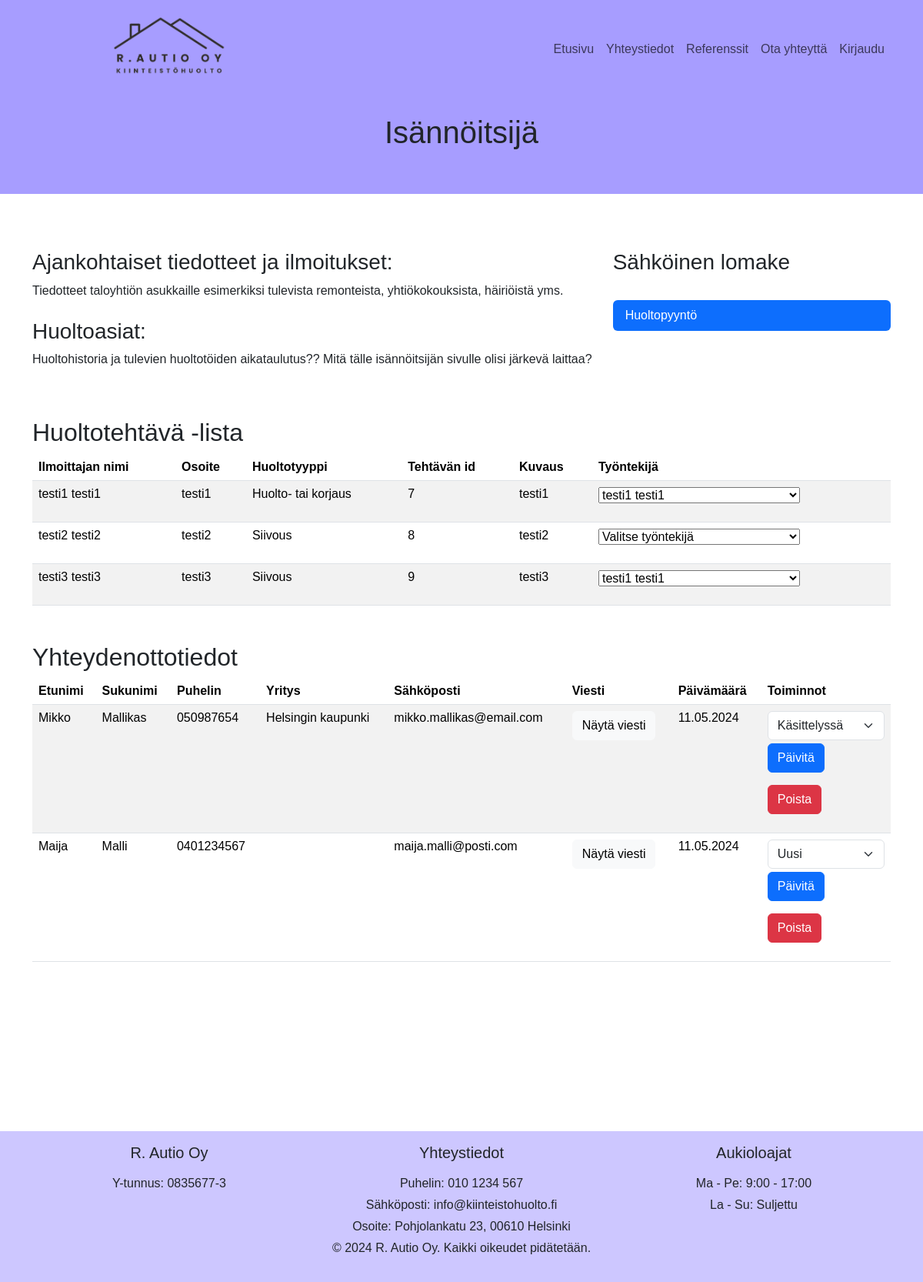
/isannoitsija.php, run on the app's committed database.
### tables this page shows
CREATE TABLE `tehtavataulu` (
  `id` int(11) NOT NULL,
  `osoite` varchar(200) NOT NULL,
  `huoltopyynnontyyppi` int(11) NOT NULL,
  `kuvaus` varchar(1000) NOT NULL,
  `ilmoittajanid` int(11) NOT NULL,
  `etunimi` varchar(11) NOT NULL,
  `sukunimi` varchar(11) NOT NULL,
  `puhelin` varchar(11) NOT NULL,
  `tyontekija_id` int(11) NOT NULL,
  `valmis` tinyint(1) NOT NULL
);

CREATE TABLE `otayhteyttataulu` (
  `id` int(11) NOT NULL,
  `etunimi` varchar(50) NOT NULL,
  `sukunimi` varchar(50) NOT NULL,
  `puhelin` varchar(20) NOT NULL,
  `yritys` varchar(100) NOT NULL,
  `sposti` varchar(100) NOT NULL,
  `viesti` text NOT NULL,
  `luontipvm` datetime DEFAULT current_timestamp(),
  `status` enum('Uusi','Käsittelyssä','Hoidettu') DEFAULT 'Uusi'
);

### Utils/haeTehtavat.php (called while the page is built, shortened)
<?php
function haeTehtavat($yhteys) {
    $results = [];
    $sql = "SELECT t.id AS TehtavaID, t.ilmoittajanid, t.etunimi AS IlmoittajanEtunimi, t.sukunimi AS IlmoittajanSukunimi,
            t.osoite AS Osoite, t.kuvaus AS Kuvaus, t.tyontekija_id, ty.etunimi AS TyontekijanEtunimi, ty.sukunimi AS TyontekijanSukunimi,
            CASE t.huoltopyynnontyyppi
                WHEN 1 THEN 'Huolto- tai korjaus'
                WHEN 2 THEN 'Siivous'
                WHEN 3 THEN 'Ulkoalueiden hoito'
                ELSE 'Tuntematon tyyppi'
            END AS Huoltotyyppi
            FROM tehtavataulu t
            LEFT JOIN tyontekijataulu ty ON t.tyontekija_id = ty.id";
    try {
        $stmt = $yhteys->prepare($sql);
        $stmt->execute();
        $results = $stmt->fetchAll(PDO::FETCH_ASSOC);
    } catch (PDOException $e) {
        die('Tietokantavirhe: ' . $e->getMessage());
    }
    return $results;
}
?>

### Utils/haeTyontekijat.php (called while the page is built, shortened)
<?php
function haeTyontekijat($yhteys) {
    try {
        $tyontekijat = [];
        $sql = "SELECT id, CONCAT(etunimi, ' ', sukunimi) AS nimi FROM tyontekijataulu";
        $stmt = $yhteys->prepare($sql);
        $stmt->execute();
        while ($row = $stmt->fetch(PDO::FETCH_ASSOC)) {
            $tyontekijat[$row['id']] = $row['nimi'];
        }
        return $tyontekijat;
    } catch (PDOException $e) {
        error_log("Virhe työntekijöiden haussa: " . $e->getMessage());
        return [];
    }
}

### isannoitsija.php (the view, shortened to what this page needs)
<?php
require_once 'Utils/connect.php';
require_once 'Utils/haeTehtavat.php';
require_once 'Utils/haeTyontekijat.php';
require_once 'Utils/paivitaTyontekijaTehtavaan.php';
$tyontekijat = haeTyontekijat($yhteys);
$results = haeTehtavat($yhteys);
?>
<?php require_once 'header.php'; ?>
<!DOCTYPE html>
<html lang="fi">
<head>
    <link href="https://cdn.jsdelivr.net/npm/bootstrap@5.3.3/dist/css/bootstrap.min.css" rel="stylesheet">
    <link href="Styles/style.css" rel="stylesheet">
</head>
<body>
    <div class="header p-5 text-dark text-center">
        <h1>Isännöitsijä</h1>
    </div>
    <div class="container mt-5">
        <div class="row g-3">
            <div class="col-sm-8">
                <h3 class="mt-4">Ajankohtaiset tiedotteet ja ilmoitukset:</h3>
                    <p>Tiedotteet taloyhtiön asukkaille esimerkiksi tulevista remonteista, yhtiökokouksista, häiriöistä yms.</p>
                <h3 class="mt-4">Huoltoasiat:</h3>
                    <p>Huoltohistoria ja tulevien huoltotöiden aikataulutus?? Mitä tälle isännöitsijän sivulle olisi järkevä laittaa?</p>
            </div>
            <div class="col-sm-4">
                <h3 class="mt-4">Sähköinen lomake</h3>
                    <br>
                <ul class="nav nav-pills flex-column">
                    <li class="nav-item">
                        <a class="nav-link active" href="vikailmoitus.php">Huoltopyyntö</a>
                    </li>
                </ul>
            </div>
        </div>
    </div>
    <div class="container mt-5">
    <h2>Huoltotehtävä -lista</h2>
    <table class="table table-striped">
        <thead>
            <tr>
                <th>Ilmoittajan nimi</th>
                <th>Osoite</th>
                <th>Huoltotyyppi</th>
                <th>Tehtävän id</th>
                <th>Kuvaus</th>
                <th>Työntekijä</th>
            </tr>
        </thead>
        <tbody>
            <?php foreach ($results as $row): ?>
            <tr>
                <td><?= htmlspecialchars($row['IlmoittajanEtunimi'] . ' ' . $row['IlmoittajanSukunimi']) ?></td>
                <td><?= htmlspecialchars($row['Osoite']) ?></td>
                <td><?= htmlspecialchars($row['Huoltotyyppi']) ?></td>
                <td><?= htmlspecialchars($row['TehtavaID']) ?></td>
                <td><?= htmlspecialchars($row['Kuvaus']) ?></td>
                <td>
                <form action="Utils/paivitaTyontekijaTehtavaan.php" method="post">
                    <select name="tyontekija_id" onchange="this.form.submit()">
                        <option value="">Valitse työntekijä</option>
                        <?php foreach ($tyontekijat as $id => $nimi): ?>
                        <option value="<?= $id ?>" <?= $id == $row['tyontekija_id'] ? 'selected' : '' ?>><?= htmlspecialchars($nimi) ?></option>
                        <?php endforeach; ?>
                    </select>
                </form>
                </td>
            </tr>
            <?php endforeach; ?>
        </tbody>
    </table>
</div>
<?php
    try {
        $stmt = $yhteys->prepare("SELECT *, DATE_FORMAT(luontipvm, '%d.%m.%Y') as formatted_date FROM otayhteyttataulu ORDER BY luontipvm DESC");
        $stmt->execute();
    } catch (PDOException $e) {
        die("SQL-kyselyn suoritus epäonnistui: " . $e->getMessage());
    }
    ?>
<div class="container mt-5">
    <h2>Yhteydenottotiedot</h2>
    <table class="table table-striped">
    <thead>
    <tr>
        <th class="d-none d-xl-table-cell">Etunimi</th>
        <th>Sukunimi</th>
        <th class="d-none d-md-table-cell">Puhelin</th>
        <th class="d-none d-lg-table-cell">Yritys</th>
        <th>Sähköposti</th>
        <th>Viesti</th>
        <th>Päivämäärä</th>
        <th>Toiminnot</th>
    </tr>
</thead>
<tbody>
    <?php
    if ($stmt->rowCount() > 0) {
        while ($row = $stmt->fetch(PDO::FETCH_ASSOC)) {
            echo "<tr>";
            echo "<td class='d-none d-xl-table-cell'>" . htmlspecialchars($row["etunimi"]) . "</td>";
            echo "<td>" . htmlspecialchars($row["sukunimi"]) . "</td>";
            echo "<td class='d-none d-md-table-cell'>" . htmlspecialchars($row["puhelin"]) . "</td>";
            echo "<td class='d-none d-lg-table-cell'>" . htmlspecialchars($row["yritys"]) . "</td>";
            echo "<td>" . htmlspecialchars($row["sposti"]) . "</td>";
            echo "<td>";
            echo "<button class='btn btn-light btn-md' data-bs-toggle='modal' data-bs-target='#viewMessageModal" . $row['id'] . "' data-bs-backdrop='false'>Näytä viesti</button>";
            echo "</td>";
            echo "<td>" . $row["formatted_date"] . "</td>";
            echo "<td>";
            echo "<form method='post' action='Utils/paivita_status.php'>";
            echo "<select class='form-select' name='status'>";
            echo "<option value='Uusi'" . ($row['status'] == 'Uusi' ? ' selected' : '') . ">Uusi</option>";
            echo "<option value='Käsittelyssä'" . ($row['status'] == 'Käsittelyssä' ? ' selected' : '') . ">Käsittelyssä</option>";
            echo "</select>";
            echo "<button type='submit' class='btn btn-primary mt-1'>Päivitä</button>";
            echo "</form>";
            echo "<form method='post' action='Utils/poista_yhteydenotto.php' style='margin-top: 10px;'>";
            echo "<button type='submit' class='btn btn-danger'>Poista</button>";
            echo "</form>";
            echo "</td>";
            echo "</tr>";
        }
    } else {
        echo "<tr><td colspan='8'>Ei yhteydenottoja</td></tr>";
    }
    ?>
</tbody>
</table>
</div>
<?php require_once 'footer.php'; ?>
</body>
</html>

### header.php (shortened to what this page needs)
<head>
    <link href="Styles/headerstyle.css" rel="stylesheet">
</head>
<body>
    <header class="header text-center p-3 fixed-top">
        <div class="container">
            <div class="row">
                <div class="col-md-4">
                    <a class="navbar-brand" href="index.php"><img src="img/logo.png" alt="logo" class="custom-logo"></a>
                </div>
                <div class="col-md-8">
                    <nav class="navbar navbar-expand-md">
                        <div class="collapse navbar-collapse justify-content-end" id="navbarNav">
                            <ul class="navbar-nav">
                                <li class="nav-item">
                                    <a class="nav-link" href="index.php">Etusivu</a>
                                </li>
                                <li class="nav-item">
                                    <a class="nav-link" href="yhteystiedot.php">Yhteystiedot</a>
                                </li>
                                <li class="nav-item">
                                    <a class="nav-link" href="referenssit.php">Referenssit</a>
                                </li>
                                <li class="nav-item">
                                    <a class="nav-link" href="otayhteytta.php">Ota yhteyttä</a>
                                </li>
                                <li class="nav-item">
                                    <a class="nav-link" href="kirjautumissivu.php">Kirjaudu</a>
                                </li>
                            </ul>
                        </div>
                    </nav>
                </div>
            </div>
        </div>
    </header>

### footer.php
<link href="Styles/footerstyle.css" rel="stylesheet">
<footer class="footer text-center p-3 fixed-bottom">
    <div class="container">
        <div class="row">
            <div class="col-md-4">
                <h5 class="mb-3">R. Autio Oy</h5>
                <p class="my-1">Y-tunnus: 0835677-3</p>
            </div>
            <div class="col-md-4">
                <h5 class="mb-3">Yhteystiedot</h5>
                <p class="my-1">Puhelin: 010 1234 567</p>
                <p class="my-1">Sähköposti: info@kiinteistohuolto.fi</p>
                <p class="my-1">Osoite: Pohjolankatu 23, 00610 Helsinki</p>
            </div>
            <div class="col-md-4">
                <h5 class="mb-3">Aukioloajat</h5>
                <p class="my-1">Ma - Pe: 9:00 - 17:00</p>
                <p class="my-1">La - Su: Suljettu</p>
            </div>
        </div>
    </div>
    <div class="container text-center">
        <p>&copy; <?php echo date("Y"); ?> R. Autio Oy. Kaikki oikeudet pidätetään.</p>
    </div>
</footer>

### Styles/headerstyle.css (style rules this page uses)
body { padding-top: 100px; }
.navbar { margin-bottom: 20px; margin-top: 20px; }
.header { background-color: #a79dff; padding: 0 15px; height: auto; }
.custom-logo { width: 150px; height: auto; margin-top: 5px; }
.nav-link { white-space: nowrap; }

### Styles/style.css (style rules this page uses)
body { padding-top: 100px; padding-bottom: 400px; font-family: Arial, Helvetica, sans-serif !important; }
p { font-size: 16px !important; }

### Styles/footerstyle.css (style rules this page uses)
body { overflow-x: hidden; position: relative; min-height: 100vh; }
.footer { background-color: #cdc7ff; position: absolute; bottom: 0; width: 100%; }
p { font-size: small; }

### data on the page
tehtavataulu: etunimi+sukunimi "testi1 testi1", osoite "testi1", Huoltotyyppi "Huolto- tai korjaus", id "7", kuvaus "testi1", tyontekija_id "testi1 testi1"
tehtavataulu: etunimi+sukunimi "testi2 testi2", osoite "testi2", Huoltotyyppi "Siivous", id "8", kuvaus "testi2"
tehtavataulu: etunimi+sukunimi "testi3 testi3", osoite "testi3", Huoltotyyppi "Siivous", id "9", kuvaus "testi3", tyontekija_id "testi1 testi1"
otayhteyttataulu: etunimi "Mikko", sukunimi "Mallikas", puhelin "050987654", yritys "Helsingin kaupunki", sposti "mikko.mallikas@email.com", formatted_date "11.05.2024", status "Käsittelyssä"
otayhteyttataulu: etunimi "Maija", sukunimi "Malli", puhelin "0401234567", sposti "maija.malli@posti.com", formatted_date "11.05.2024", status "Uusi"
